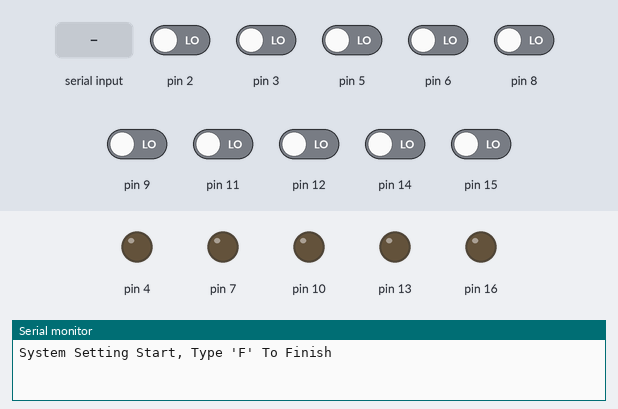
Recording of a sketch running on a simulated Arduino Uno, built with avr-gcc and run on an emulated ATmega328P. Parts: output pins drawn as LEDs (lit = HIGH), the last lines printed to the serial monitor. The inputs (shaded band) are chosen by the test bench; at power-on: pin 2, pin 3, pin 5, pin 6, pin 8, pin 9, pin 11, pin 12, pin 14, pin 15 LOW. The modem accepts every AT command (registered, SIM ready, sends succeed) and sends nothing else.

Above: at 0.8 s.
0.9 s: "F" received over Serial
3.9 s: pin 2 driven HIGH and pin 3 driven HIGH
At 5.7 s:
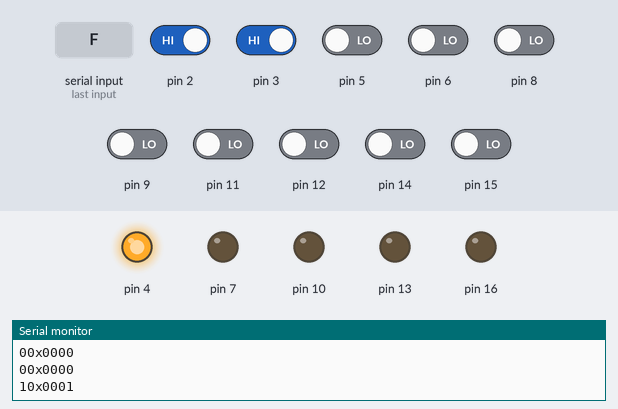
6.4 s: pin 2 driven LOW
At 8.1 s:
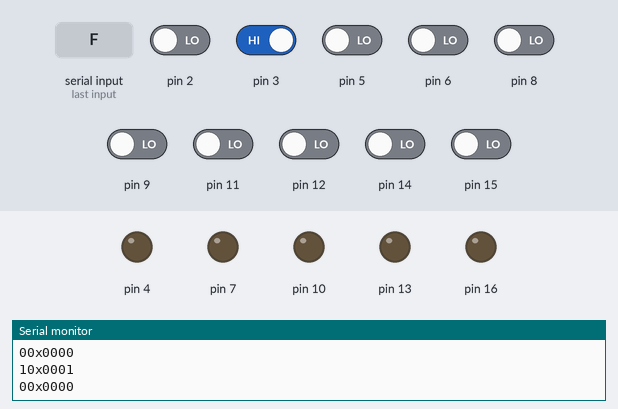
8.4 s: pin 2 driven HIGH
At 9.4 s:
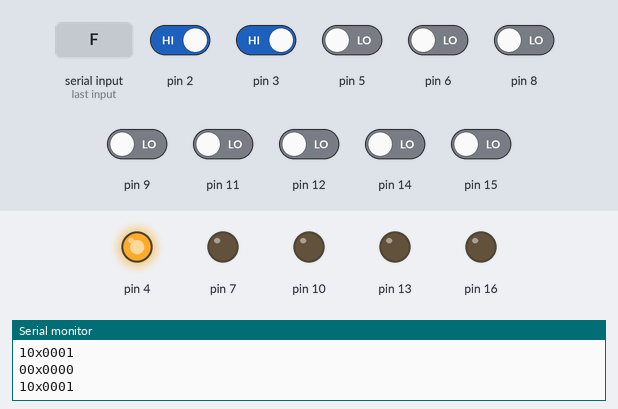
10.5 s: pin 5 driven HIGH and pin 6 driven HIGH
At 12.0 s:
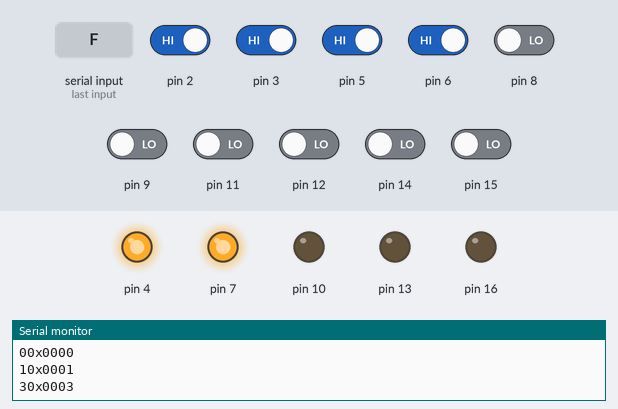
12.5 s: pin 12 driven HIGH
At 14.4 s:
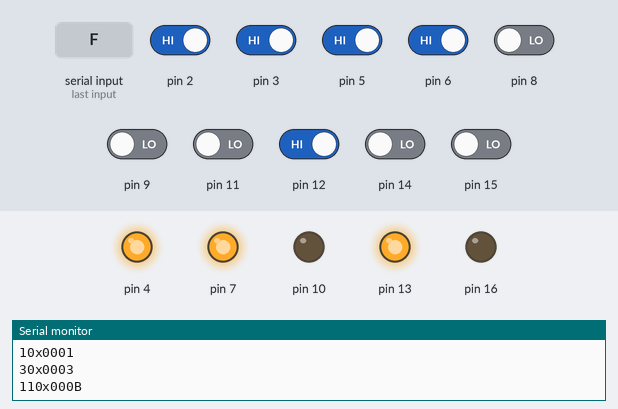
Timing chart, 0 to 15.5 s (numbered marks = the images above; inputs shaded):
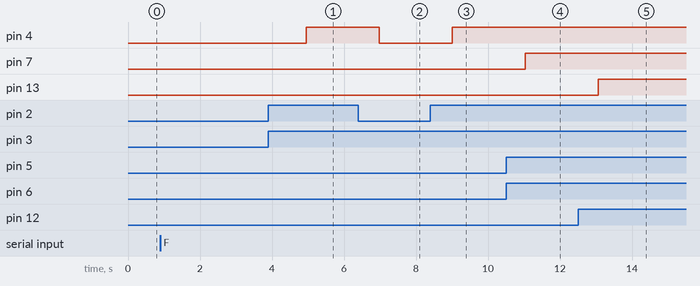

The sketch:

SimpleParkingLot.ino
```cpp
#include <SoftwareSerial.h>

class ParkingLot {
  // 필드 변수
  private :
    bool firstSensor; // 진입 센서
    bool secondSensor; // 주차 센서
    int sensor1; // 진입 센서 핀넘버
    int sensor2; // 주차 센서 핀넘버
    int led; // 인디케이터 핀넘버
    int secTimer = 0; // 주차 시간 저장 변수
  // 필드 함수
   public :
   // 생성자
    ParkingLot(int sensor1, int sensor2, int led) : sensor1(sensor1), sensor2(sensor2), led(led) {
      pinMode(led, OUTPUT); // 해당 인디케이터 핀넘버를 출력으로 설정
    }
    // 매 루프 호출하여 주차장의 상태를 체크하여 변수를 초기화 하는 함수
    void initLot() {
    if (digitalRead(sensor1) == 0) {
      firstSensor = true;
    } else {
      firstSensor = false;
      secTimer = 0;
    }
    if (digitalRead(sensor2) == 0) {
      secondSensor = true;
      secTimer ++;
    } else {
      secondSensor = false;
    }
  }
  // 변수를 계산하여 자리가 비어있는지 확인하는 함수
  bool isClear() {
    if ((!secondSensor && (secTimer > 5)) || (!firstSensor && !secondSensor)) {
      // 차량이 완전히 주자되어있지 않고 타이머가 설정시간을 초과했으면 출차중
      // 진입중인 차량도 없고 주차되어 있는 차량도 없으면 비어있음
      digitalWrite(led, HIGH);
      return true;
    } else {
      digitalWrite(led, LOW);
      return false;
    }
  }
};

// 불 배열을 바이트로 변환하는 함수
static byte boolToByte(bool source[], int arraySize) {
  byte result = 0;
  for(int i = 0; i < arraySize; i ++) {
    if (source[i] == true) {
      result |=  (byte)(1 << i);
    }
  }
  return result;
}

static ParkingLot lotArray[5] = {
    ParkingLot(2, 3, 4), ParkingLot(5, 6, 7),
    ParkingLot(8, 9, 10), ParkingLot(11, 12, 13),
    ParkingLot(14, 15, 16)
};

int rxPin = 18; int txPin = 17;
SoftwareSerial bleMod(txPin, rxPin);
// 74278bda-b644-720eaf059935

void setup() {
  // put your setup code here, to run once:
  Serial.begin(9600); bleMod.begin(9600);
  Serial.println("System Setting Start, Type \'F\' To Finish");
  // 초기화를 위해서는 AT+RENEW AT+RESET AT+ADVI0 AT+IBEA1 AT+RESET
  while (true) {
    if (bleMod.available()) {
      Serial.write(bleMod.read());
    }
    if (Serial.available()) {
      char input = Serial.read(); if (input == 'F') {
        break;
      }
      bleMod.write(input);
    }
  }
}

static bool result[8];
static byte data = 0;
static char hex[10]; // 헥사코드 데이터 배열

void loop() {
  // put your main code here, to run repeatedly:
  for (int i = 0; i < 5; i ++) {
    lotArray[i].initLot();
    result[i] = lotArray[i].isClear();
  }
  data = boolToByte(result, 8); sprintf(hex, "0x%04X", data);
  Serial.print(data); Serial.println(hex);
  bleMod.print("AT+MARJ"); bleMod.println(hex);
  delay(500);
  bleMod.println("AT+RESET");
  delay(1500);
}
```

Measured:
- after the input at 3.9 s, pin 4: LOW → HIGH after 1.1 s
- after the input at 6.4 s, pin 4: HIGH → LOW after 0.58 s
- after the input at 8.4 s, pin 4: LOW → HIGH after 0.61 s
- after the input at 10.5 s, pin 7: LOW → HIGH after 0.53 s
- after the input at 12.5 s, pin 13: LOW → HIGH after 0.56 s
